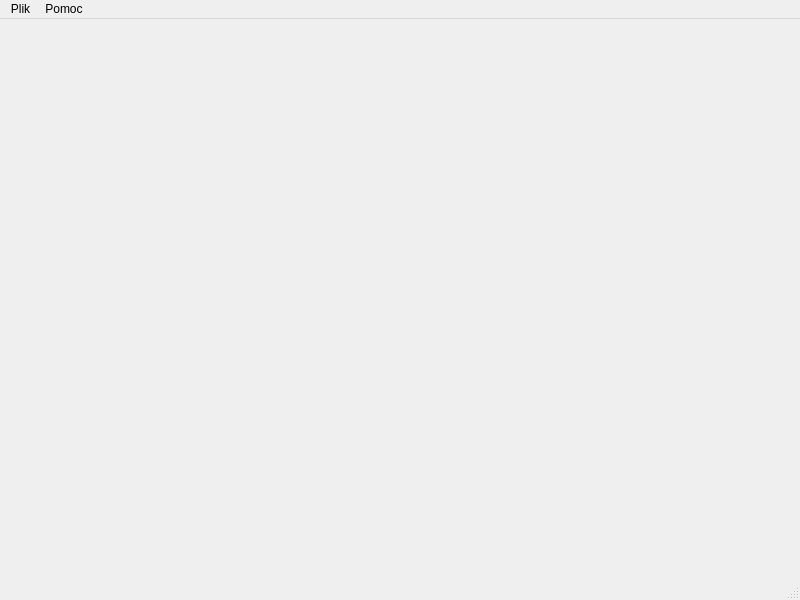
<?xml version="1.0" encoding="UTF-8"?>
<ui version="4.0">
 <class>MainWindow</class>
 <widget class="QMainWindow" name="MainWindow">
  <property name="geometry">
   <rect>
    <x>0</x>
    <y>0</y>
    <width>800</width>
    <height>600</height>
   </rect>
  </property>
  <property name="windowTitle">
   <string>MBI</string>
  </property>
  <widget class="QWidget" name="centralwidget"/>
  <widget class="QMenuBar" name="menubar">
   <property name="geometry">
    <rect>
     <x>0</x>
     <y>0</y>
     <width>800</width>
     <height>20</height>
    </rect>
   </property>
   <widget class="QMenu" name="menuFile">
    <property name="title">
     <string>Plik</string>
    </property>
    <addaction name="actionReadFile"/>
    <addaction name="separator"/>
    <addaction name="actionQuit"/>
   </widget>
   <widget class="QMenu" name="menuHelp">
    <property name="title">
     <string>Pomoc</string>
    </property>
    <addaction name="actionAbout"/>
   </widget>
   <addaction name="menuFile"/>
   <addaction name="menuHelp"/>
  </widget>
  <widget class="QStatusBar" name="statusbar"/>
  <action name="actionReadFile">
   <property name="text">
    <string>Wczytaj...</string>
   </property>
   <property name="shortcut">
    <string>Ctrl+O</string>
   </property>
  </action>
  <action name="actionQuit">
   <property name="text">
    <string>Zakończ</string>
   </property>
  </action>
  <action name="actionAbout">
   <property name="text">
    <string>O autorach...</string>
   </property>
  </action>
 </widget>
 <resources/>
 <connections/>
</ui>
